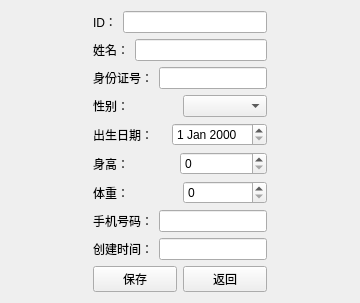
<?xml version="1.0" encoding="UTF-8"?>
<ui version="4.0">
 <class>ModifyPatWidget</class>
 <widget class="QWidget" name="ModifyPatWidget">
  <property name="geometry">
   <rect>
    <x>0</x>
    <y>0</y>
    <width>360</width>
    <height>300</height>
   </rect>
  </property>
  <property name="windowTitle">
   <string>修改患者信息</string>
  </property>
  <layout class="QHBoxLayout" name="horizontalLayout_2">
   <item>
    <spacer name="horizontalSpacer">
     <property name="orientation">
      <enum>Qt::Orientation::Horizontal</enum>
     </property>
     <property name="sizeHint" stdset="0">
      <size>
       <width>82</width>
       <height>20</height>
      </size>
     </property>
    </spacer>
   </item>
   <item>
    <layout class="QVBoxLayout" name="verticalLayout_2">
     <item>
      <layout class="QHBoxLayout" name="horizontalLayout_9">
       <item>
        <widget class="QLabel" name="label_8">
         <property name="text">
          <string>ID：</string>
         </property>
        </widget>
       </item>
       <item>
        <widget class="QLineEdit" name="dbEditID"/>
       </item>
      </layout>
     </item>
     <item>
      <layout class="QHBoxLayout" name="horizontalLayout_11">
       <item>
        <widget class="QLabel" name="label_10">
         <property name="text">
          <string>姓名：</string>
         </property>
        </widget>
       </item>
       <item>
        <widget class="QLineEdit" name="dbEditName"/>
       </item>
      </layout>
     </item>
     <item>
      <layout class="QHBoxLayout" name="horizontalLayout_12">
       <item>
        <widget class="QLabel" name="label_11">
         <property name="text">
          <string>身份证号：</string>
         </property>
        </widget>
       </item>
       <item>
        <widget class="QLineEdit" name="dbEditIDCard"/>
       </item>
      </layout>
     </item>
     <item>
      <layout class="QHBoxLayout" name="horizontalLayout_13">
       <item>
        <widget class="QLabel" name="label_12">
         <property name="text">
          <string>性别：</string>
         </property>
        </widget>
       </item>
       <item>
        <widget class="QComboBox" name="dbComboSex"/>
       </item>
      </layout>
     </item>
     <item>
      <layout class="QHBoxLayout" name="horizontalLayout_14">
       <item>
        <widget class="QLabel" name="label_13">
         <property name="text">
          <string>出生日期：</string>
         </property>
        </widget>
       </item>
       <item>
        <widget class="QDateEdit" name="dbDateEditDOB"/>
       </item>
      </layout>
     </item>
     <item>
      <layout class="QHBoxLayout" name="horizontalLayout_15">
       <property name="spacing">
        <number>0</number>
       </property>
       <property name="sizeConstraint">
        <enum>QLayout::SizeConstraint::SetDefaultConstraint</enum>
       </property>
       <item>
        <widget class="QLabel" name="label_14">
         <property name="text">
          <string>身高：</string>
         </property>
        </widget>
       </item>
       <item>
        <widget class="QSpinBox" name="dbSpinHeight"/>
       </item>
      </layout>
     </item>
     <item>
      <layout class="QHBoxLayout" name="horizontalLayout_16">
       <item>
        <widget class="QLabel" name="label_15">
         <property name="text">
          <string>体重：</string>
         </property>
        </widget>
       </item>
       <item>
        <widget class="QSpinBox" name="dbSpinWeight"/>
       </item>
      </layout>
     </item>
     <item>
      <layout class="QHBoxLayout" name="horizontalLayout_17">
       <item>
        <widget class="QLabel" name="label_16">
         <property name="text">
          <string>手机号码：</string>
         </property>
        </widget>
       </item>
       <item>
        <widget class="QLineEdit" name="dbEditMobile"/>
       </item>
      </layout>
     </item>
     <item>
      <layout class="QHBoxLayout" name="horizontalLayout">
       <item>
        <widget class="QLabel" name="label">
         <property name="text">
          <string>创建时间：</string>
         </property>
        </widget>
       </item>
       <item>
        <widget class="QLineEdit" name="dbCreatedTimestamp"/>
       </item>
      </layout>
     </item>
     <item>
      <layout class="QHBoxLayout" name="horizontalLayout_18">
       <item>
        <widget class="QPushButton" name="saveBtn_2">
         <property name="text">
          <string>保存</string>
         </property>
        </widget>
       </item>
       <item>
        <widget class="QPushButton" name="backBtn_2">
         <property name="text">
          <string>返回</string>
         </property>
        </widget>
       </item>
      </layout>
     </item>
    </layout>
   </item>
   <item>
    <spacer name="horizontalSpacer_2">
     <property name="orientation">
      <enum>Qt::Orientation::Horizontal</enum>
     </property>
     <property name="sizeHint" stdset="0">
      <size>
       <width>81</width>
       <height>20</height>
      </size>
     </property>
    </spacer>
   </item>
  </layout>
 </widget>
 <resources/>
 <connections/>
</ui>
